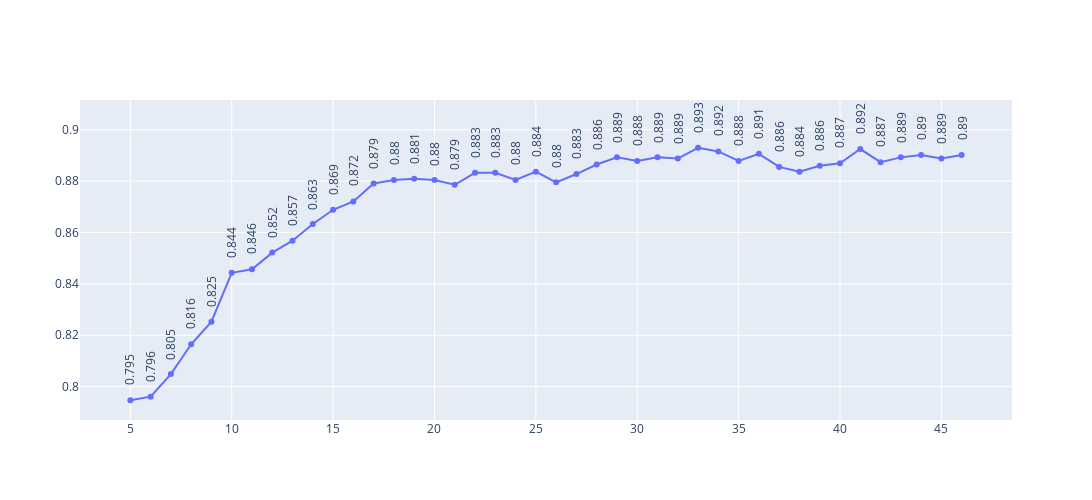

Notebook code cell kept with this figure:
### Code cell
fig = go.Figure()
fig.update_layout(
    autosize=False,
    width=1400,
    height=500,
)
fig.add_trace(go.Scatter(x=x_range, y=accuracy_list, mode='lines+markers+text', connectgaps=True))
fig.update_traces(textposition="top center")
# fig.update_layout(
#     xaxis = dict(
#         tickmode = 'linear',
#         tickvals =x_range,
#     )
# fig.update_layout(annotations=[
#             go.layout.Annotation(x=x_range,
#             y=accuracy_list,
#             text=acc_list,
#             align='center',
#             showarrow=False,
#             yanchor='bottom',
#             textangle=90) for point in accuracy_list])
# # )


for i, m, l in zip(x_range, accuracy_list, acc_list):
    fig.add_annotation(go.layout.Annotation(
    x = i,
    y = m+ 0.005,
    text = l,
    align='center',
    showarrow=False,
    yanchor='bottom',
    textangle=-90))

fig.show()

### Figure 1 — Plotly figure (JSON) as saved in the notebook; plotly's stock layout.template omitted (floating-point values rounded to 4 significant figures)
{"data": [{"connectgaps": true, "mode": "lines+markers+text", "textposition": "top center", "type": "scatter", "x": [5, 6, 7, 8, 9, 10, 11, 12, 13, 14, 15, 16, 17, 18, 19, 20, 21, 22, 23, 24, 25, 26, 27, 28, 29, 30, 31, 32, 33, 34, 35, 36, 37, 38, 39, 40, 41, 42, 43, 44, 45, 46], "y": [0.7947, 0.7961, 0.8049, 0.8165, 0.8253, 0.8443, 0.8457, 0.8522, 0.8568, 0.8633, 0.8689, 0.8721, 0.8791, 0.8804, 0.8809, 0.8804, 0.8786, 0.8832, 0.8832, 0.8804, 0.8837, 0.8795, 0.8828, 0.8865, 0.8892, 0.8879, 0.8892, 0.8888, 0.893, 0.8916, 0.8879, 0.8906, 0.8855, 0.8837, 0.886, 0.8869, 0.8925, 0.8874, 0.8892, 0.8902, 0.8888, 0.8902]}], "layout": {"annotations": [{"align": "center", "showarrow": false, "text": "0.795", "textangle": -90, "x": 5, "y": 0.7997, "yanchor": "bottom"}, {"align": "center", "showarrow": false, "text": "0.796", "textangle": -90, "x": 6, "y": 0.8011, "yanchor": "bottom"}, {"align": "center", "showarrow": false, "text": "0.805", "textangle": -90, "x": 7, "y": 0.8099, "yanchor": "bottom"}, {"align": "center", "showarrow": false, "text": "0.816", "textangle": -90, "x": 8, "y": 0.8215, "yanchor": "bottom"}, {"align": "center", "showarrow": false, "text": "0.825", "textangle": -90, "x": 9, "y": 0.8303, "yanchor": "bottom"}, {"align": "center", "showarrow": false, "text": "0.844", "textangle": -90, "x": 10, "y": 0.8493, "yanchor": "bottom"}, {"align": "center", "showarrow": false, "text": "0.846", "textangle": -90, "x": 11, "y": 0.8507, "yanchor": "bottom"}, {"align": "center", "showarrow": false, "text": "0.852", "textangle": -90, "x": 12, "y": 0.8572, "yanchor": "bottom"}, {"align": "center", "showarrow": false, "text": "0.857", "textangle": -90, "x": 13, "y": 0.8618, "yanchor": "bottom"}, {"align": "center", "showarrow": false, "text": "0.863", "textangle": -90, "x": 14, "y": 0.8683, "yanchor": "bottom"}, {"align": "center", "showarrow": false, "text": "0.869", "textangle": -90, "x": 15, "y": 0.8739, "yanchor": "bottom"}, {"align": "center", "showarrow": false, "text": "0.872", "textangle": -90, "x": 16, "y": 0.8771, "yanchor": "bottom"}, {"align": "center", "showarrow": false, "text": "0.879", "textangle": -90, "x": 17, "y": 0.8841, "yanchor": "bottom"}, {"align": "center", "showarrow": false, "text": "0.88", "textangle": -90, "x": 18, "y": 0.8854, "yanchor": "bottom"}, {"align": "center", "showarrow": false, "text": "0.881", "textangle": -90, "x": 19, "y": 0.8859, "yanchor": "bottom"}, {"align": "center", "showarrow": false, "text": "0.88", "textangle": -90, "x": 20, "y": 0.8854, "yanchor": "bottom"}, {"align": "center", "showarrow": false, "text": "0.879", "textangle": -90, "x": 21, "y": 0.8836, "yanchor": "bottom"}, {"align": "center", "showarrow": false, "text": "0.883", "textangle": -90, "x": 22, "y": 0.8882, "yanchor": "bottom"}, {"align": "center", "showarrow": false, "text": "0.883", "textangle": -90, "x": 23, "y": 0.8882, "yanchor": "bottom"}, {"align": "center", "showarrow": false, "text": "0.88", "textangle": -90, "x": 24, "y": 0.8854, "yanchor": "bottom"}, {"align": "center", "showarrow": false, "text": "0.884", "textangle": -90, "x": 25, "y": 0.8887, "yanchor": "bottom"}, {"align": "center", "showarrow": false, "text": "0.88", "textangle": -90, "x": 26, "y": 0.8845, "yanchor": "bottom"}, {"align": "center", "showarrow": false, "text": "0.883", "textangle": -90, "x": 27, "y": 0.8878, "yanchor": "bottom"}, {"align": "center", "showarrow": false, "text": "0.886", "textangle": -90, "x": 28, "y": 0.8915, "yanchor": "bottom"}, {"align": "center", "showarrow": false, "text": "0.889", "textangle": -90, "x": 29, "y": 0.8942, "yanchor": "bottom"}, {"align": "center", "showarrow": false, "text": "0.888", "textangle": -90, "x": 30, "y": 0.8929, "yanchor": "bottom"}, {"align": "center", "showarrow": false, "text": "0.889", "textangle": -90, "x": 31, "y": 0.8942, "yanchor": "bottom"}, {"align": "center", "showarrow": false, "text": "0.889", "textangle": -90, "x": 32, "y": 0.8938, "yanchor": "bottom"}, {"align": "center", "showarrow": false, "text": "0.893", "textangle": -90, "x": 33, "y": 0.898, "yanchor": "bottom"}, {"align": "center", "showarrow": false, "text": "0.892", "textangle": -90, "x": 34, "y": 0.8966, "yanchor": "bottom"}, {"align": "center", "showarrow": false, "text": "0.888", "textangle": -90, "x": 35, "y": 0.8929, "yanchor": "bottom"}, {"align": "center", "showarrow": false, "text": "0.891", "textangle": -90, "x": 36, "y": 0.8956, "yanchor": "bottom"}, {"align": "center", "showarrow": false, "text": "0.886", "textangle": -90, "x": 37, "y": 0.8905, "yanchor": "bottom"}, {"align": "center", "showarrow": false, "text": "0.884", "textangle": -90, "x": 38, "y": 0.8887, "yanchor": "bottom"}, {"align": "center", "showarrow": false, "text": "0.886", "textangle": -90, "x": 39, "y": 0.891, "yanchor": "bottom"}, {"align": "center", "showarrow": false, "text": "0.887", "textangle": -90, "x": 40, "y": 0.8919, "yanchor": "bottom"}, {"align": "center", "showarrow": false, "text": "0.892", "textangle": -90, "x": 41, "y": 0.8975, "yanchor": "bottom"}, {"align": "center", "showarrow": false, "text": "0.887", "textangle": -90, "x": 42, "y": 0.8924, "yanchor": "bottom"}, {"align": "center", "showarrow": false, "text": "0.889", "textangle": -90, "x": 43, "y": 0.8942, "yanchor": "bottom"}, {"align": "center", "showarrow": false, "text": "0.89", "textangle": -90, "x": 44, "y": 0.8952, "yanchor": "bottom"}, {"align": "center", "showarrow": false, "text": "0.889", "textangle": -90, "x": 45, "y": 0.8938, "yanchor": "bottom"}, {"align": "center", "showarrow": false, "text": "0.89", "textangle": -90, "x": 46, "y": 0.8952, "yanchor": "bottom"}], "autosize": false, "height": 500, "width": 1400, "xaxis": {"autorange": true, "range": [2.568, 48.43], "type": "linear"}, "yaxis": {"autorange": true, "range": [0.7869, 0.9134], "type": "linear"}}}
